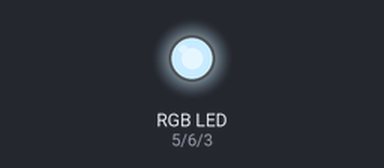
A sketch run on a simulated Arduino Uno, built with avr-gcc and run on an emulated ATmega328P. On the bench: an RGB LED mixed from three pins (HIGH = lit).

Above: at 0.1 s.
Timing chart, 0 to 1.6 s (numbered marks = the images above):
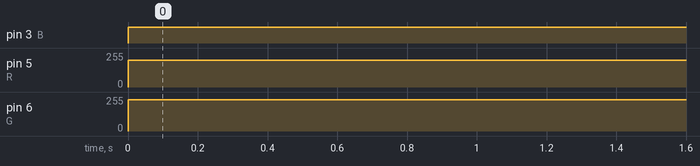

Measured:
- by itself, pin 3 (B): LOW → HIGH at 0.00 s
- by itself, pin 5 (R): 0/255 → 200/255 at 0.00 s
- by itself, pin 6 (G): 0/255 → 235/255 at 0.00 s

The sketch:

RGB_Blink.ino
```cpp
byte R=5, G=6, B=3;
void setup() {
  // put your setup code here, to run once:

pinMode(5,OUTPUT);
pinMode(6,OUTPUT);
pinMode(3,OUTPUT);
}

void loop() {
  // put your main code here, to run repeatedly:
mixColor(200,235,255);
}
void mixColor(uint8_t red,uint8_t green,uint8_t blue){
  analogWrite(R,red);
  analogWrite(G,green);
  analogWrite(B,blue);
}
```
